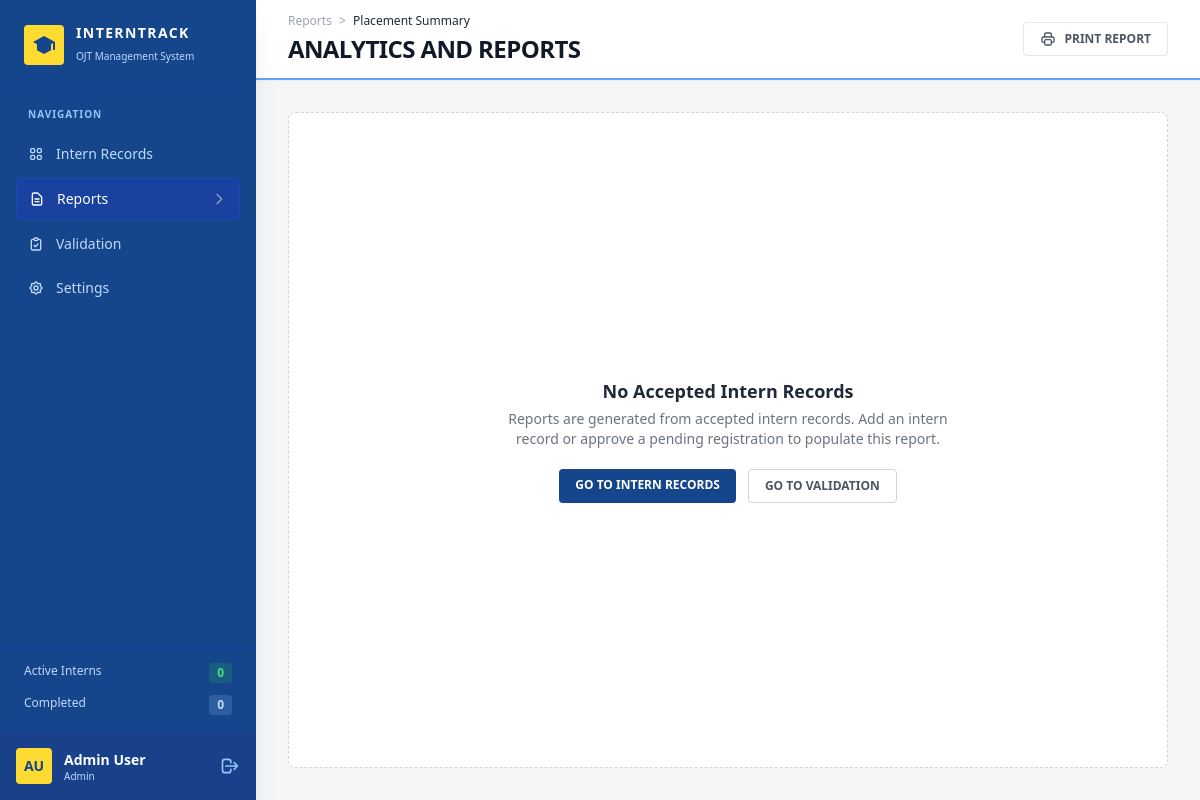
Screenshot of /reports.php (signed in) with the database file from the repository.
### tables this page shows
CREATE TABLE `users` (
  `id` int(11) NOT NULL,
  `username` varchar(50) NOT NULL,
  `password_hash` varchar(255) NOT NULL,
  `created_at` timestamp NOT NULL DEFAULT current_timestamp(),
  `display_name` varchar(100) DEFAULT NULL,
  `role` varchar(20) NOT NULL DEFAULT 'admin',
  `is_active` tinyint(1) NOT NULL DEFAULT 1,
  `last_login_at` datetime DEFAULT NULL
);

### reports.php (the view, shortened to what this page needs)
<?php
require_once 'db.php';
require_login();
$data = [];
$total   = count($data);
page_start($pdo, 'Reports', 'reports');
?>
        <header class="h-20 bg-white px-8 flex justify-between items-center border-b-2 border-blue-400 shadow-sm shrink-0 print:hidden">
            <div>
                <div class="text-xs text-gray-400 font-medium mb-1">Reports <span class="mx-1">></span> <span class="text-gray-800">Placement Summary</span></div>
                <h2 class="text-2xl font-black uppercase text-gray-900 tracking-tight">ANALYTICS AND REPORTS</h2>
            </div>
            <button onclick="window.print()" class="flex items-center gap-2 rounded border border-gray-200 bg-white px-4 py-2 text-xs font-bold text-gray-600 hover:bg-gray-50">
                PRINT REPORT
            </button>
        </header>
        <div class="p-8 overflow-y-auto flex-1 flex flex-col gap-6">
        <?php if ($total === 0): ?>
            <div class="flex flex-1 flex-col items-center justify-center rounded-lg border border-dashed border-gray-300 bg-white p-12 text-center">
                <h3 class="mb-1 text-lg font-bold text-gray-800">No Accepted Intern Records</h3>
                <p class="mb-5 max-w-md text-sm text-gray-500">Reports are generated from accepted intern records. Add an intern record or approve a pending registration to populate this report.</p>
                <div class="flex gap-3">
                    <a href="dashboard.php" class="rounded bg-figmaBlue px-4 py-2 text-xs font-bold text-white hover:bg-blue-900">GO TO INTERN RECORDS</a>
                    <a href="validation.php" class="rounded border border-gray-300 px-4 py-2 text-xs font-bold text-gray-600 hover:bg-gray-50">GO TO VALIDATION</a>
                </div>
            </div>
        <?php endif; ?>
        </div>
    </main>
</body>
</html>

### functions.php (shortened to what this page needs)
<?php
function e($v): string { return htmlspecialchars((string)$v, ENT_QUOTES, 'UTF-8'); }
function role_label(?string $role): string { return ROLE_LABELS[$role] ?? 'Unassigned'; }
function current_user(bool $refresh = false): ?array {
    global $pdo;
    static $user = false;
    if ($user === false || $refresh) {
        $user = null;
        if (!empty($_SESSION['user_id'])) {
            $st = $pdo->prepare("SELECT id, username, display_name, `role`, is_active, last_login_at FROM users WHERE id = ?");
            $st->execute([(int)$_SESSION['user_id']]);
            $user = $st->fetch() ?: null;
        }
    }
    return $user;
}
function require_login(): void {
    $u = !empty($_SESSION['loggedin']) ? current_user() : null;
}
function can(string $permission): bool {
    $u = current_user();
    return $u !== null && in_array($u['role'], PERMISSIONS[$permission] ?? [], true);
}
function pending_count(PDO $pdo): int {
    return (int)$pdo->query("SELECT COUNT(*) FROM interns WHERE validation_status='Pending'")->fetchColumn();
}
    ?>
    <?php
function nav_link(string $href, string $label, string $paths, bool $on, int $badge = 0): string {
    $cls = $on ? 'bg-blue-800/60 text-white border border-blue-700/50' : 'text-blue-200 hover:bg-blue-800/40';
    $svg = '<svg class="w-4 h-4" fill="none" stroke="currentColor" viewBox="0 0 24 24">';
    foreach (explode('|', $paths) as $d) {
        $svg .= '<path stroke-linecap="round" stroke-linejoin="round" stroke-width="2" d="' . $d . '"></path>';
    }
    $svg .= '</svg>';
    if ($badge > 0) {
        $right = '<span class="bg-figmaYellow text-figmaBlue text-[10px] font-black px-2 py-0.5 rounded-full">' . $badge . '</span>';
    } elseif ($on) {
        $right = '<svg class="w-4 h-4 opacity-50" fill="none" stroke="currentColor" viewBox="0 0 24 24"><path stroke-linecap="round" stroke-linejoin="round" stroke-width="2" d="M9 5l7 7-7 7"></path></svg>';
    } else {
        $right = '';
    }
    return '<a href="' . $href . '" class="flex items-center justify-between px-3 py-2.5 rounded-md text-sm font-medium transition-colors ' . $cls . '">'
         . '<div class="flex items-center gap-3">' . $svg . e($label) . '</div>' . $right . '</a>';
}
function page_start(PDO $pdo, string $title, string $active): void {
    $sys = e(APP_NAME);
    $stats = ['Active' => 0, 'Completed' => 0];
    $pending = pending_count($pdo);
    $u = current_user() ?: ['username' => 'user', 'display_name' => null, 'role' => null];
    $name = trim($u['display_name'] ?: $u['username']);
    $parts = preg_split('/[\s._-]+/', $name) ?: [$name];
    $initials = strtoupper(mb_substr($parts[0], 0, 1) . (isset($parts[1]) ? mb_substr($parts[1], 0, 1) : mb_substr($parts[0], 1, 1)));
    $main = [
        ['dashboard',  'dashboard.php',  'Intern Records', 'M4 6a2 2 0 012-2h2a2 2 0 012 2v2a2 2 0 01-2 2H6a2 2 0 01-2-2V6zM14 6a2 2 0 012-2h2a2 2 0 012 2v2a2 2 0 01-2 2h-2a2 2 0 01-2-2V6zM4 16a2 2 0 012-2h2a2 2 0 012 2v2a2 2 0 01-2 2H6a2 2 0 01-2-2v-2zM14 16a2 2 0 012-2h2a2 2 0 012 2v2a2 2 0 01-2 2h-2a2 2 0 01-2-2v-2z', 'records.view'],
        ['reports',    'reports.php',    'Reports',        'M9 12h6m-6 4h6m2 5H7a2 2 0 01-2-2V5a2 2 0 012-2h5.586a1 1 0 01.707.293l5.414 5.414a1 1 0 01.293.707V19a2 2 0 01-2 2z', 'reports.view'],
        ['validation', 'validation.php', 'Validation',     'M9 5H7a2 2 0 00-2 2v12a2 2 0 002 2h10a2 2 0 002-2V7a2 2 0 00-2-2h-2M9 5a2 2 0 002 2h2a2 2 0 002-2M9 5a2 2 0 012-2h2a2 2 0 012 2m-6 9l2 2 4-4', 'validation.view'],
        ['settings',   'settings.php',   'Settings',       'M10.325 4.317c.426-1.756 2.924-1.756 3.35 0a1.724 1.724 0 002.573 1.066c1.543-.94 3.31.826 2.37 2.37a1.724 1.724 0 001.065 2.572c1.756.426 1.756 2.924 0 3.35a1.724 1.724 0 00-1.066 2.573c.94 1.543-.826 3.31-2.37 2.37a1.724 1.724 0 00-2.572 1.065c-.426 1.756-2.924 1.756-3.35 0a1.724 1.724 0 00-2.573-1.066c-1.543.94-3.31-.826-2.37-2.37a1.724 1.724 0 00-1.065-2.572c-1.756-.426-1.756-2.924 0-3.35a1.724 1.724 0 001.066-2.573c-.94-1.543.826-3.31 2.37-2.37.996.608 2.296.07 2.572-1.065z|M15 12a3 3 0 11-6 0 3 3 0 016 0z', 'account.manage_own'],
    ];
    ?>
<!DOCTYPE html>
<html lang="en">
<head>
    <script src="https://cdn.tailwindcss.com"></script>
</head>
<body class="flex h-screen bg-figmaBg font-sans overflow-hidden">
    <aside class="w-64 bg-figmaBlue text-white flex flex-col justify-between shadow-xl z-20 relative shrink-0 print:hidden">
        <div class="overflow-y-auto">
            <div class="p-6 flex items-center gap-3 border-b border-blue-800/50">
                <div class="flex h-10 w-10 items-center justify-center rounded bg-figmaYellow text-figmaBlue shrink-0">
                    <svg xmlns="http://www.w3.org/2000/svg" class="h-6 w-6" fill="currentColor" viewBox="0 0 24 24"><path d="M12 3L1 9l4 2.18v6L12 21l7-3.82v-6l2-1.09V17h2V9L12 3z"/></svg>
                </div>
                <div>
                    <h1 class="text-sm font-bold tracking-widest leading-tight uppercase"><?= $sys ?></h1>
                    <span class="text-[10px] text-blue-200">OJT Management System</span>
                </div>
            </div>
            <div class="p-4">
                <div class="text-[10px] font-bold tracking-widest text-blue-300 mb-3 px-3">NAVIGATION</div>
                <nav class="space-y-1">
                    <?php foreach ($main as [$key, $href, $label, $paths, $perm]): if (!can($perm)) { continue; } ?>
                        <?= nav_link($href, $label, $paths, $key === $active, $key === 'validation' ? $pending : 0) ?>
                    <?php endforeach; ?>
                </nav>
            </div>
        </div>
        <div>
            <div class="px-6 py-4 space-y-3 border-t border-blue-800/50">
                <div class="flex justify-between text-xs text-blue-200">
                    <span>Active Interns</span><span class="bg-green-500/20 text-green-400 px-2 py-0.5 rounded font-bold"><?= $stats['Active'] ?></span>
                </div>
                <div class="flex justify-between text-xs text-blue-200">
                    <span>Completed</span><span class="bg-blue-300/20 text-blue-200 px-2 py-0.5 rounded font-bold"><?= $stats['Completed'] ?></span>
                </div>
            </div>
            <div class="p-4 border-t border-blue-800/50 flex items-center justify-between bg-blue-900/30">
                <div class="flex items-center gap-3 min-w-0">
                    <div class="h-9 w-9 rounded bg-figmaYellow flex items-center justify-center text-figmaBlue font-bold text-sm shrink-0"><?= e($initials) ?></div>
                    <div class="leading-tight min-w-0">
                        <div class="text-sm font-bold text-white truncate"><?= e($name) ?></div>
                        <div class="text-[10px] text-blue-200 truncate"><?= e(role_label($u['role'])) ?></div>
                    </div>
                </div>
                <a href="logout.php" title="Sign out" aria-label="Sign out" class="text-blue-300 hover:text-white transition">
                    <svg class="w-5 h-5" fill="none" stroke="currentColor" viewBox="0 0 24 24"><path stroke-linecap="round" stroke-linejoin="round" stroke-width="2" d="M17 16l4-4m0 0l-4-4m4 4H7m6 4v1a3 3 0 01-3 3H6a3 3 0 01-3-3V7a3 3 0 013-3h4a3 3 0 013 3v1"></path></svg>
                </a>
            </div>
        </div>
    </aside>
    <main class="flex-1 flex flex-col h-screen overflow-hidden">
    <?php
}

### rows the page displays
users: display_name "AU", display_name "Admin User", role "Admin"

### other values shown
$sys "INTERNTRACK"
$label "Intern Records"
$label "Reports"
$label "Validation"
$label "Settings"
$stats['Active'] "0"
$stats['Completed'] "0"
